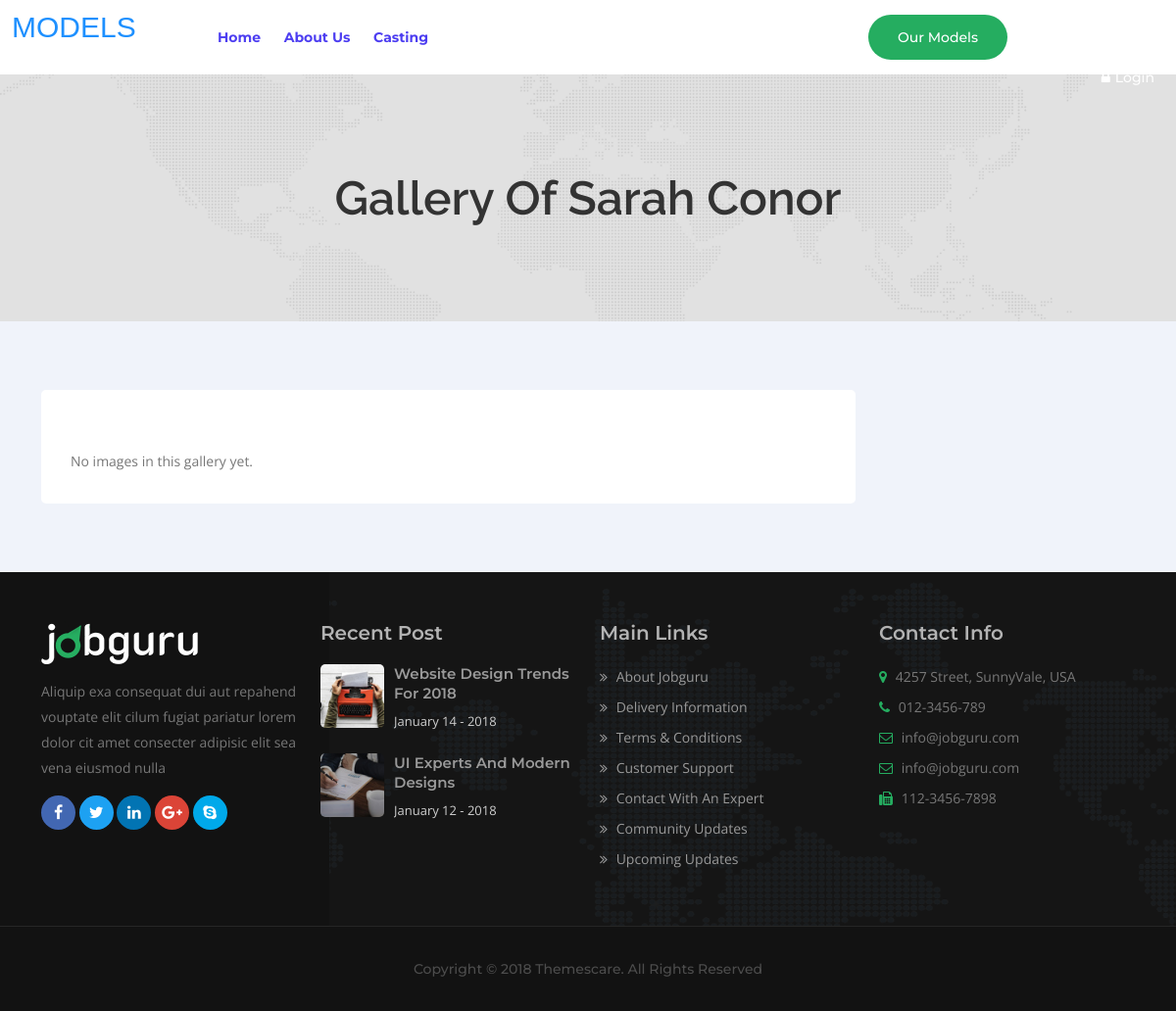
Before: /gallery/1/ with the older database file.
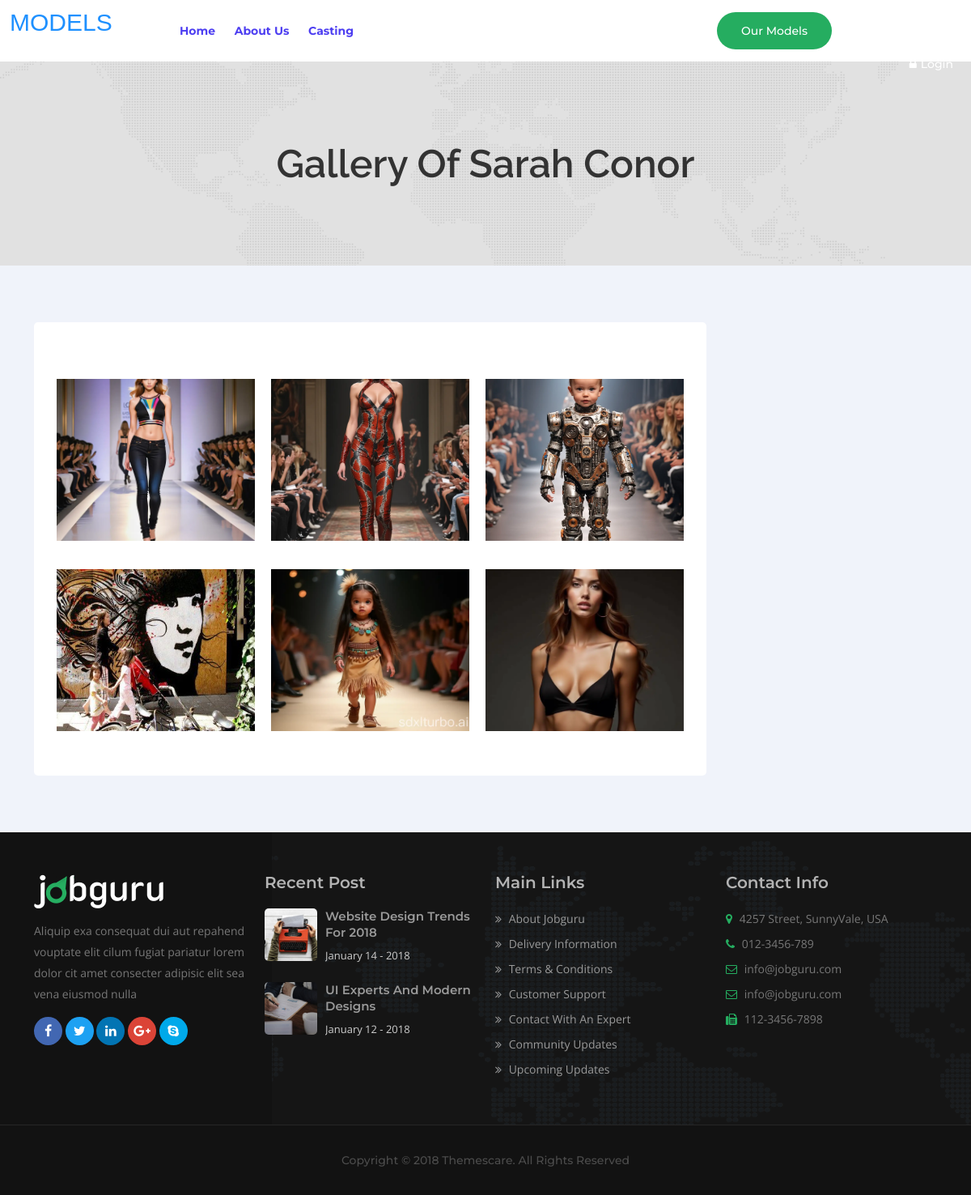
After: the same page with the newer database file.
### core/models.py (models this page shows, shortened)
class ModelProfile(models.Model):
    user = models.ForeignKey(CustomUser, on_delete=models.CASCADE, related_name='profile')
    fullname = models.CharField(max_length=255, blank=True, null=True)
    height = models.CharField(max_length=20, blank=True, null=True)
    hobby = models.CharField(max_length=255, blank=True, null=True)
    language = models.CharField(max_length=255, blank=True, null=True)
    nationality = models.CharField(max_length=255, blank=True, null=True)
    occuption = models.CharField(max_length=255, blank=True, null=True)
    location = models.CharField(max_length=100, blank=True, null=True)
    address = models.CharField(max_length=255, blank=True, null=True)
    bio = models.TextField(blank=True, null=True)
    dob = models.DateField(blank=True, null=True)
    gender = models.CharField(max_length=10, blank=True, null=True)
    image = models.ImageField(upload_to='images/', blank=True, null=True)
    phone_number = models.CharField(max_length=15, blank=True, null=True)
    x = models.CharField(max_length=255, blank=True, null=True)
    facebook = models.CharField(max_length=255, blank=True, null=True)
    instagram = models.CharField(max_length=255, blank=True, null=True)
    linkedin = models.CharField(max_length=255, blank=True, null=True)
    created_at = models.DateTimeField(auto_now_add=True)

class Gallery(models.Model):
    user = models.ForeignKey(CustomUser, on_delete=models.CASCADE)
    image = models.ImageField(upload_to='media/images/')

### core/views.py (the view)
# urls.py: path('gallery/<int:user_id>/', views.gallery, name='gallery'),
def gallery(request, user_id):
    user = get_object_or_404(CustomUser, pk=user_id)  # Get the user whose gallery we want to display
    if request.method == 'POST' and request.user.is_authenticated and request.user == user:
        form = GalleryForm(request.POST, request.FILES)
        if form.is_valid():
            gallery_item = form.save(commit=False)
            gallery_item.user = request.user  # Save with the logged-in user
            gallery_item.save()
            return JsonResponse({'success': True})
        else:
            return JsonResponse({'success': False, 'errors': form.errors}, status=400)
    else:
        form = GalleryForm() if request.user == user else None  # Show form only for the gallery owner
        gallery = Gallery.objects.filter(user=user)  # Get the gallery of the requested user
        profile = ModelProfile.objects.filter(user=user).first()
        fullname = None
        image = None
        if profile.image:
            image = profile.image.url
        if profile.fullname:
            fullname = profile.fullname
        return render(request, 'gallery.html', {
            'form': form,
            'gallery': gallery,
            'owner': user,  # Pass the gallery owner to the template
            'fullname': fullname,
            'image': image,
        })

### core/templates/gallery.html (shortened to what this page needs)
{% extends 'base.html' %}
{% load static %}
{% block content %}
<section class="jobguru-breadcromb-area">
   <div class="breadcromb-top section_100">
      <div class="container">
         <div class="row">
            <div class="col-md-12">
               <div class="breadcromb-box">
                  <h3>Gallery of {% if fullname %}
                     {{ fullname }}
                 {% else %}
                     {{owner.username}}
                 {% endif %}</h3>
               </div>
            </div>
         </div>
      </div>
   </div>
</section>
<section class="candidate-dashboard-area section_70">
   <div class="container">
      <div class="row">
         <div class="col-lg-9 col-md-8">
            <div class="dashboard-right">
               <div class="candidate-profile">
                  <div id="galleryContainer" class="row">
                     {% for item in gallery %}
                         <div class="col-lg-4 col-md-6 col-sm-12 gallery-image">
                             <img src="{{ item.image.url }}" class="img-fluid gallery-img" alt="Gallery Image" data-full="{{ item.image.url }}">
                         </div>
                     {% empty %}
                         <p>No images in this gallery yet.</p>
                     {% endfor %}
                  </div>
               </div>
            </div>
         </div>
      </div>
   </div>
</section>
{% endblock %}

### core/templates/base.html (shortened to what this page needs)
{% load static %}
<!DOCTYPE html>
<html lang="en-US">
<head>
      <link rel="stylesheet" href="{% static 'assets/css/bootstrap.css' %}">
      <link rel="stylesheet" href="{% static 'assets/css/font-awesome.min.css' %}">
      <link rel="stylesheet" href="{% static 'assets/css/magnific-popup.css' %}">
      <link rel="stylesheet" href="{% static 'assets/css/owl.carousel.min.css' %}">
      <link rel="stylesheet" href="{% static 'assets/css/owl.theme.default.min.css' %}">
      <link rel="stylesheet" href="{% static 'assets/css/animate.min.css' %}">
      <link rel="stylesheet" href="{% static 'assets/css/select2.min.css' %}">
      <link rel="stylesheet" href="{% static 'assets/css/slicknav.min.css' %}">
      <link rel="stylesheet" href="{% static 'assets/css/bootstrap-datepicker.min.css' %}">
      <link rel="stylesheet" href="{% static 'assets/css/jquery-ui.min.css' %}">
      <link rel="stylesheet" href="{% static 'assets/css/perfect-scrollbar.min.css' %}">
      <link rel="stylesheet" href="{% static 'assets/css/style.css' %}">
      <link rel="stylesheet" href="{% static 'assets/css/responsive.css' %}">
   </head>
   <body>
      <header class="jobguru-header-area stick-top forsticky">
         <div class="menu-animation">
            <div class="container-fluid">
               <div class="row">
                  <div class="col-lg-2">
                     <div class="site-logo">
                        <a href="{% url 'home' %}">
                         <span class="non-stick-logo logo"> MODELS </span>
                        </a>
                     </div>
                  </div>
                  <div class="col-lg-6">
                     <div class="header-menu">
                        <nav id="navigation">
                           <ul id="jobguru_navigation">
                              <li class="active">
                                 <a href="{% url 'home' %}">home</a>
                              </li>
                              <li class="">
                                 <a href="#">About Us</a>
                              </li>
                              <li class="">
                                 <a href="#">Casting</a>
                              </li>
                           </ul>
                        </nav>
                     </div>
                  </div>
                  <div class="col-lg-4">
                     <div class="header-right-menu">
                        <ul>
                            {% if request.user.is_authenticated %}
                            <li><a href="{% url 'dashboard' %}" class="post-jobs"><i class="fa fa-user"></i>Dashboard</a></li>
                            <li><a href="{% url 'logout' %}" class="text-danger"><i class="fa fa-power-off text-danger"></i>Sign out</a></li>
                            {% else %}
                            <li><a href="post-job.html" class="post-jobs">Our Models</a></li>
                           <li><a href="{% url 'register' %}"><i class="fa fa-user"></i>Become a model</a></li>
                           <li><a href="{% url 'login' %}"><i class="fa fa-lock"></i>login</a></li>
                           {% endif %}
                        </ul>
                     </div>
                  </div>
               </div>
            </div>
         </div>
      </header>
       {% block content %}
       {% endblock %}
      <footer class="jobguru-footer-area">
        <div class="footer-top section_50">
           <div class="container">
              <div class="row">
                 <div class="col-lg-3 col-md-6">
                    <div class="single-footer-widget">
                       <div class="footer-logo">
                          <a href="index.html">
                          <img src="{% static 'assets/img/logo.png' %}" alt="jobguru logo" />
                          </a>
                       </div>
                       <p>Aliquip exa consequat dui aut repahend vouptate elit cilum fugiat pariatur lorem dolor cit amet consecter adipisic elit sea vena eiusmod nulla</p>
                       <ul class="footer-social">
                          <li><a href="#" class="fb"><i class="fa fa-facebook"></i></a></li>
                          <li><a href="#" class="twitter"><i class="fa fa-twitter"></i></a></li>
                          <li><a href="#" class="linkedin"><i class="fa fa-linkedin"></i></a></li>
                          <li><a href="#" class="gp"><i class="fa fa-google-plus"></i></a></li>
                          <li><a href="#" class="skype"><i class="fa fa-skype"></i></a></li>
                       </ul>
                    </div>
                 </div>
                 <div class="col-lg-3 col-md-6">
                    <div class="single-footer-widget">
                       <h3>recent post</h3>
                       <div class="latest-post-footer clearfix">
                          <div class="latest-post-footer-left">
                             <img src="{% static 'assets/img/footer-post-2.jpg' %}" alt="post" />
                          </div>
                          <div class="latest-post-footer-right">
                             <h4><a href="#">Website design trends for 2018</a></h4>
                             <p>January 14 - 2018</p>
                          </div>
                       </div>
                       <div class="latest-post-footer clearfix">
                          <div class="latest-post-footer-left">
                             <img src="{% static 'assets/img/footer-post-3.jpg' %}" alt="post" />
                          </div>
                          <div class="latest-post-footer-right">
                             <h4><a href="#">UI experts and modern designs</a></h4>
                             <p>January 12 - 2018</p>
                          </div>
                       </div>
                    </div>
                 </div>
                 <div class="col-lg-3 col-md-6">
                    <div class="single-footer-widget">
                       <h3>main links</h3>
                       <ul>
                          <li><a href="#"><i class="fa fa-angle-double-right "></i> About jobguru</a></li>
                          <li><a href="#"><i class="fa fa-angle-double-right "></i> Delivery Information</a></li>
                          <li><a href="#"><i class="fa fa-angle-double-right "></i> Terms & Conditions</a></li>
                          <li><a href="#"><i class="fa fa-angle-double-right "></i> Customer support</a></li>
                          <li><a href="#"><i class="fa fa-angle-double-right "></i> Contact with an expert</a></li>
                          <li><a href="#"><i class="fa fa-angle-double-right "></i> community updates</a></li>
                          <li><a href="#"><i class="fa fa-angle-double-right "></i> upcoming updates</a></li>
                       </ul>
                    </div>
                 </div>
                 <div class="col-lg-3 col-md-6">
                    <div class="single-footer-widget footer-contact">
                       <h3>Contact Info</h3>
                       <p><i class="fa fa-map-marker"></i> 4257 Street, SunnyVale, USA </p>
                       <p><i class="fa fa-phone"></i> 012-3456-789</p>
                       <p><i class="fa fa-envelope-o"></i> info@jobguru.com</p>
                       <p><i class="fa fa-envelope-o"></i> info@jobguru.com</p>
                       <p><i class="fa fa-fax"></i> 112-3456-7898</p>
                    </div>
                 </div>
              </div>
           </div>
        </div>
        <div class="footer-copyright">
           <div class="container">
              <div class="row">
                 <div class="col-lg-12">
                    <div class="copyright-left">
                       <p>Copyright &copy; 2018 Themescare. All Rights Reserved</p>
                    </div>
                 </div>
              </div>
           </div>
        </div>
     </footer>
  </body>
</html>

### core/templates/base.html (style rules this page uses)
.logo { font-family: Impact, Haettenschweiler, 'Arial Narrow Bold', sans-serif; font-size: 30px; color: dodgerblue; text-shadow: 2px 2px 2px white; }

### core/templates/gallery.html (style rules this page uses)
.gallery-img { width: 100%; height: 200px; object-fit: cover; margin-bottom: 15px; }
.gallery-image { padding: 10px; }

Changed rows visible on the page:
added Gallery: image (picture)
added Gallery: image (picture)
added Gallery: image (picture)
added Gallery: image (picture)
added Gallery: image (picture)
added Gallery: image (picture)
Other visible differences:
text no longer shown: "No images in this gallery yet."
